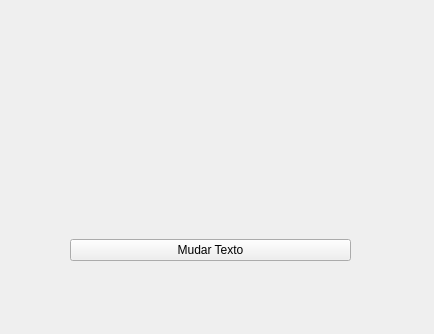
<?xml version="1.0" encoding="UTF-8"?>
<ui version="4.0">
 <class>MainWindow</class>
 <widget class="QMainWindow" name="MainWindow">
  <property name="geometry">
   <rect>
    <x>0</x>
    <y>0</y>
    <width>434</width>
    <height>334</height>
   </rect>
  </property>
  <property name="windowTitle">
   <string>MainWindow</string>
  </property>
  <widget class="QWidget" name="centralwidget">
   <widget class="QWidget" name="verticalLayoutWidget">
    <property name="geometry">
     <rect>
      <x>70</x>
      <y>60</y>
      <width>281</width>
      <height>201</height>
     </rect>
    </property>
    <layout class="QVBoxLayout" name="verticalLayout">
     <item>
      <widget class="QLabel" name="label">
       <property name="text">
        <string/>
       </property>
      </widget>
     </item>
     <item>
      <widget class="QPushButton" name="pushButton">
       <property name="text">
        <string>Mudar Texto</string>
       </property>
      </widget>
     </item>
    </layout>
   </widget>
  </widget>
 </widget>
 <resources/>
 <connections/>
</ui>
